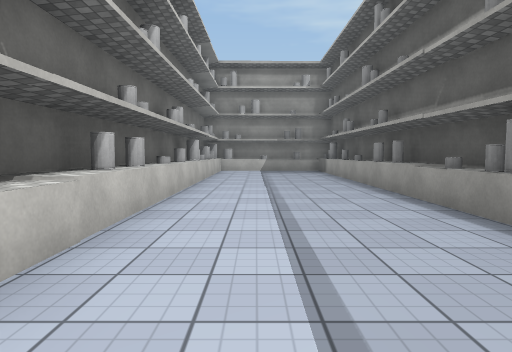
View 1 (above)

24 first-person views from a walk through a scene from a Unity 3-D project. The camera is 1.3 m above the floor, tilts 4° down and sees 75° across. The floor is counted in squares, 2 m on a side. Each view is taken from the middle of a square. On the plan, view 1 faces up. The plan holds only what a view shows up to about 10 squares ahead; the rest is blank. The place goes on beyond the plan. Surface patterns are stand-ins for the level's own textures.

View 2
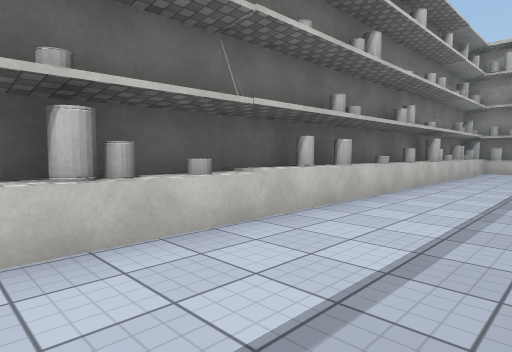

View 3
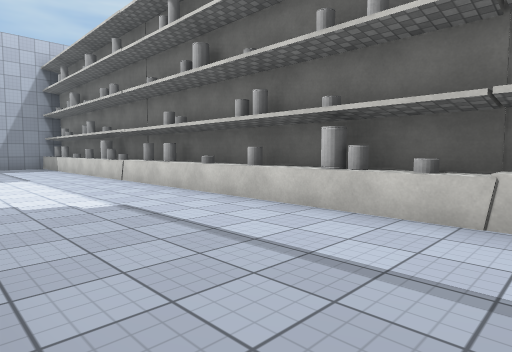

View 4
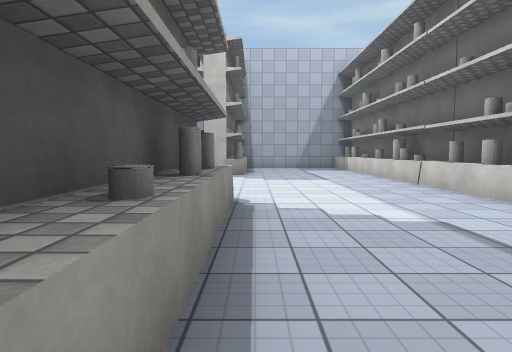

View 5
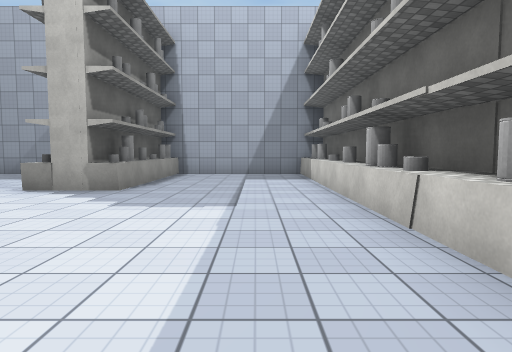

View 6
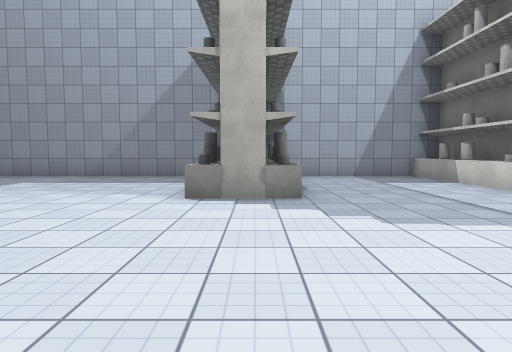

View 7
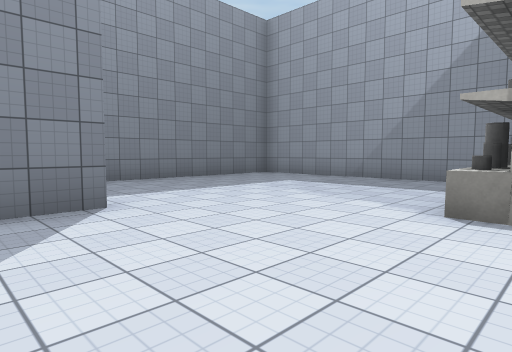

View 8
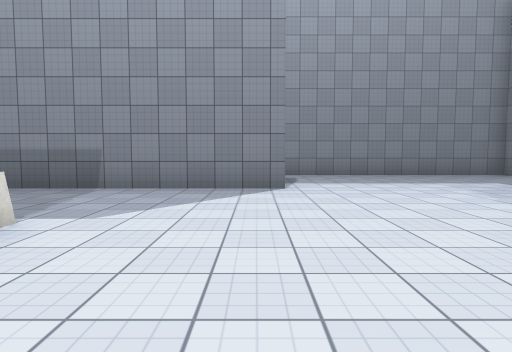

View 9
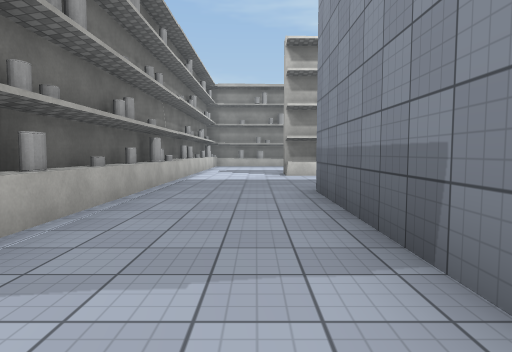

View 10
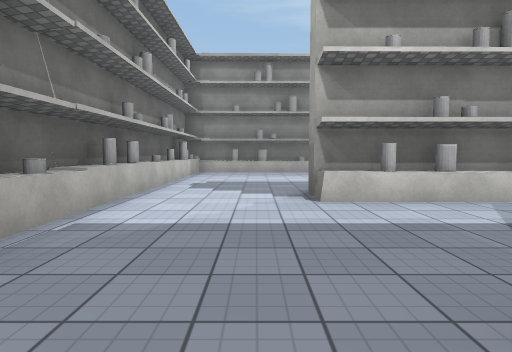

View 11
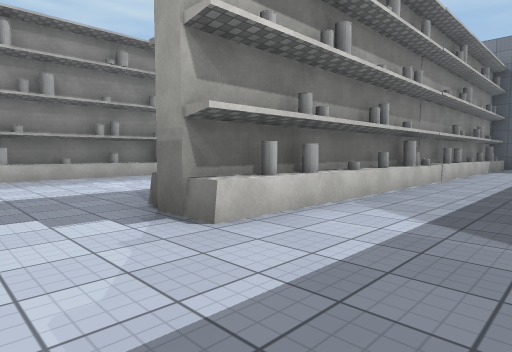

View 12
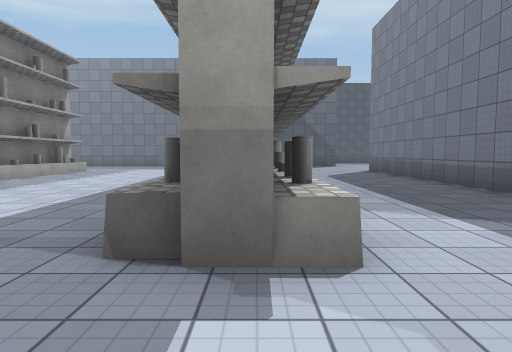

View 13
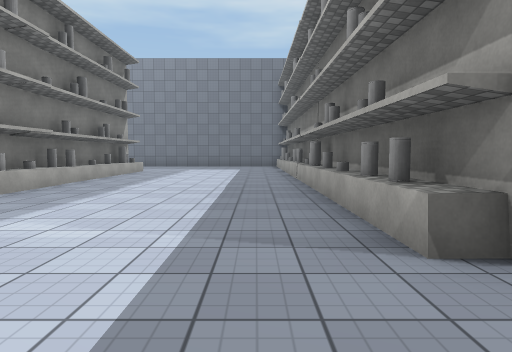

View 14
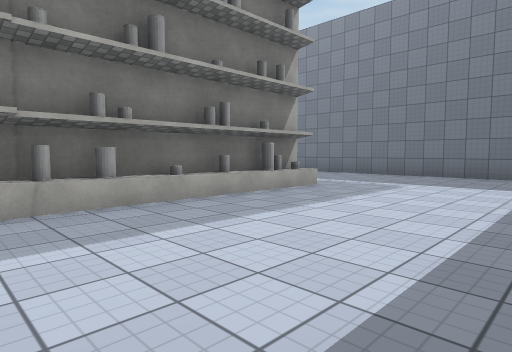

View 15
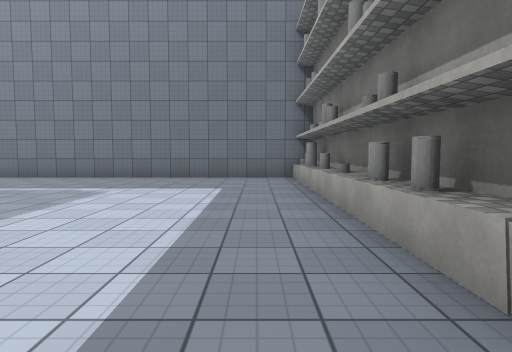

View 16
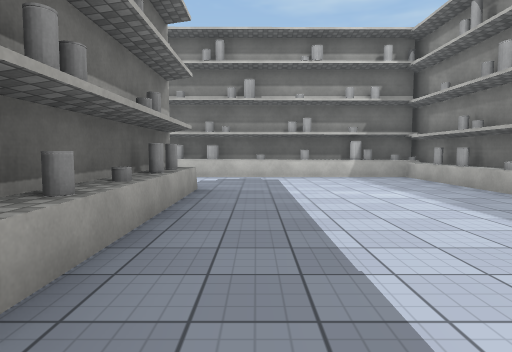

View 17
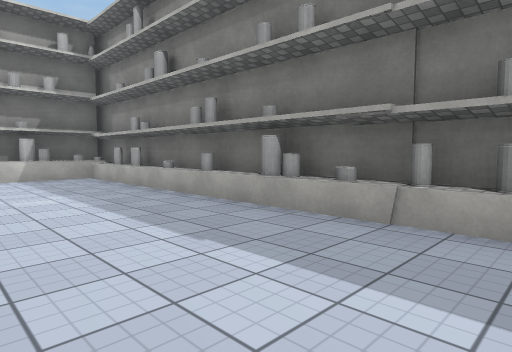

View 18
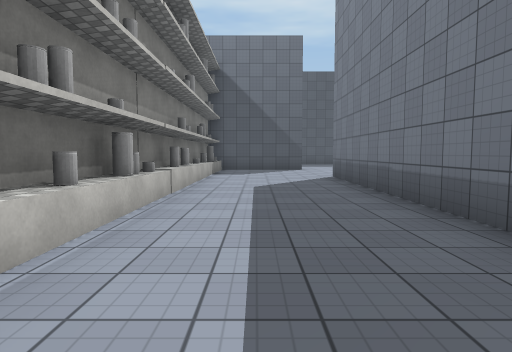

View 19
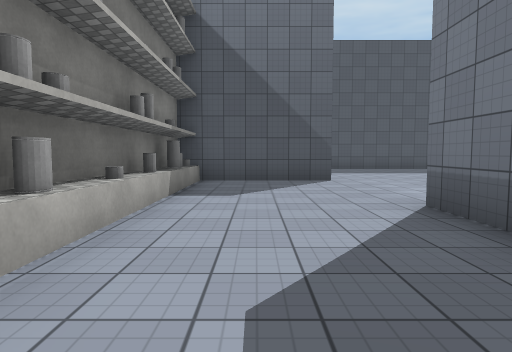

View 20
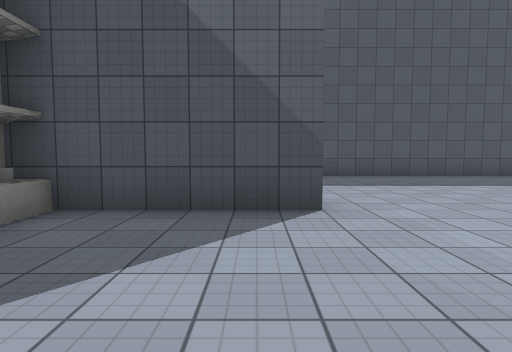

View 21
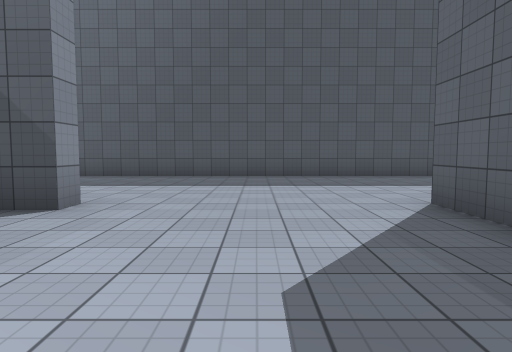

View 22
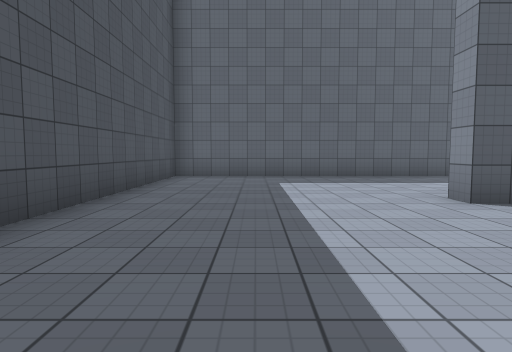

View 23
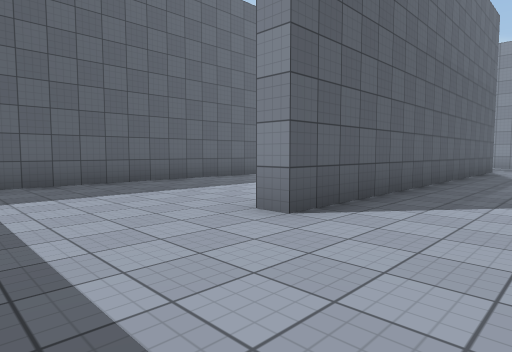

View 24
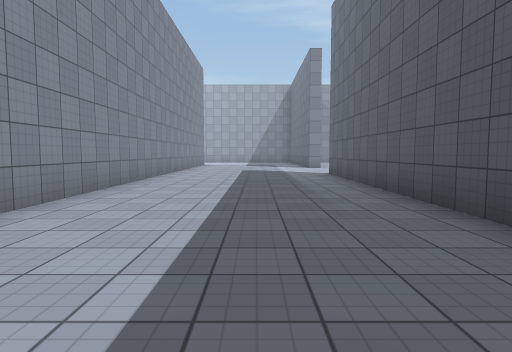

### Floor plan
Points are (right, up) in squares from view 1. A wall is a line through its corners. A room is listed if a view was taken in it or the views show most of it. See-through windows are left out.
Room 1 (views 1, 2, 3, 4, 5, 6, 7, 8, 9, 10, 11)
walls: (-2, 0.6) (-2, -0.4); (2.8, -0.4) (2.8, 0.7); (3.5, 0.4) (3.5, -0.7); (-2, -6.3) (-2, -7); (2.8, 4.3) (2.8, 5.4); (-2, 5.5) (-2, 4.3); (7, -5.6) (7, 1.6); (2.8, 7.8) (2.8, 10.1); (-2.1, -11.3) (-2.1, -12.3) (2.2, -12.3); (4.6, -12.3) (10.7, -12.3) (10.7, -5.8)
low walls: (-1.3, 0.6) (-1.3, -0.4); (2.3, -0.4) (2.3, 0.7); (4, 0.4) (4, -0.7); (-1.4, -6.3) (-1.4, -7.4); (2.3, 4.3) (2.3, 5.4); (2.8, 4.8) (2.3, 4.8); (-1.3, 5.5) (-1.3, 4.3); (4.2, 4.8) (3.6, 4.8); (2.3, 7.3) (2.3, 10.1); (-1.4, -11.3) (-1.4, -12.3)
ways out: opening at (5.5, 3.5) to room 2; opening at (9, -5.7) to room 2
objects: other object (-2, -11); other object (-2, -10); other object (-2, -9); other object (-2, -8); other object (-2, -6); other object (-2, -5); other object (-2, -4); other object (-2, -3); other object (-2, -2); other object (-2, -1); other object (-2, 1); other object (-2, 2); other object (-2, 3); other object (-2, 4); other object (-2, 6); other object (-2, 7); other object (-2, 8); other object (-2, 9); shelf (-2, 10); shelf (-1, 12); other object (2, 8); other object (2, 9); other object (3, -12); other object (3, -11); other object (3, -10); other object (3, -9); other object (3, -8); other object (3, -2); other object (3, -1); other object (3, 1); other object (3, 3); other object (3, 4); other object (4, -10); other object (4, -9); other object (4, -8); other object (4, -1); other object (4, 1); other object (4, 2); other object (4, 3); other object (4, 4)
Room 2 (views 12, 13, 14, 15, 16, 17, 18, 19, 20, 21, 22, 23, 24)
walls: (16.5, 5.9) (15.3, 5.9); (12, -2.2) (21.3, -2.2) (21.3, -2.8); (21.2, 2.2) (20.8, 2.2) (20.8, 5.9); (15.3, 6.5) (16.4, 6.5); (10.2, 1.9) (17.1, 1.9); (20.8, 6.6) (20.8, 12.5); (17, -7.2) (26.2, -7.2) (26.2, 10.1); (7.6, 5.9) (6.8, 5.9); (7, 5.4) (7, 6.9); (21.3, 10.1) (21.3, 3.5); (6.9, 6.4) (7.7, 6.4); (15.5, 12.5) (14.4, 12.5); (3.6, 5.4) (3.6, 4.3); (3.6, 11.6) (3.6, 7.4)
low walls: (16.5, 5.3) (15.3, 5.3); (15.3, 7) (16.4, 7); (20.8, 5.3) (20.1, 5.3); (7.6, 5.4) (7, 5.4); (15.5, 12) (14.4, 12); (4.1, 5.4) (4.1, 4.3); (4.1, 10.6) (4.1, 9.3)
ways out: opening at (5.5, 3.5) to room 1; opening at (9, -5.7) to room 1
objects: other object (3, 6); other object (3, 7); other object (4, 6); other object (4, 7); other object (4, 8); other object (4, 9); other object (4, 11); other object (4, 12); other object (5, 12); other object (6, 12); other object (7, 12) to (8, 12); other object (8, 6); other object (8, 7); other object (9, 6); other object (9, 7); other object (9, 12); other object (10, 6); other object (10, 7); other object (10, 12); other object (11, 6); other object (11, 7); other object (11, 12); other object (12, 6); other object (12, 7); other object (12, 12); other object (13, 6); other object (13, 7); other object (13, 12); other object (14, 6); other object (14, 7); other object (14, 12); other object (15, 6); other object (15, 7); other object (16, 12); other object (17, 6); other object (17, 7); other object (18, 6); other object (18, 7); other object (19, 6); other object (19, 7); other object (20, 6); other object (20, 7)

Where each view was taken, in squares from view 1:
view 1: 0 up, 0 right, facing up
view 2: 0 up, 1 right, facing up-left
view 3: 3 up, 2 right, facing down-left
view 4: 2 up, 2 right, facing down
view 5: 2 down, 0 right, facing down
view 6: 3 down, 3 right, facing down
view 7: 4 down, 3 right, facing down-right
view 8: 5 down, 1 right, facing right
view 9: 4 down, 6 right, facing up
view 10: 1 up, 6 right, facing up
view 11: 3 up, 5 right, facing up-right
view 12: 6 up, 5 right, facing right
view 13: 8 up, 5 right, facing right
view 14: 8 up, 11 right, facing up-right
view 15: 8 up, 12 right, facing right
view 16: 8 up, 13 right, facing left
view 17: 9 up, 13 right, facing up-left
view 18: 4 up, 8 right, facing right
view 19: 4 up, 13 right, facing right
view 20: 3 up, 17 right, facing right
view 21: 0 up, 17 right, facing right
view 22: 2 up, 24 right, facing down
view 23: 0 up, 24 right, facing down-left
view 24: 0 up, 24 right, facing up
